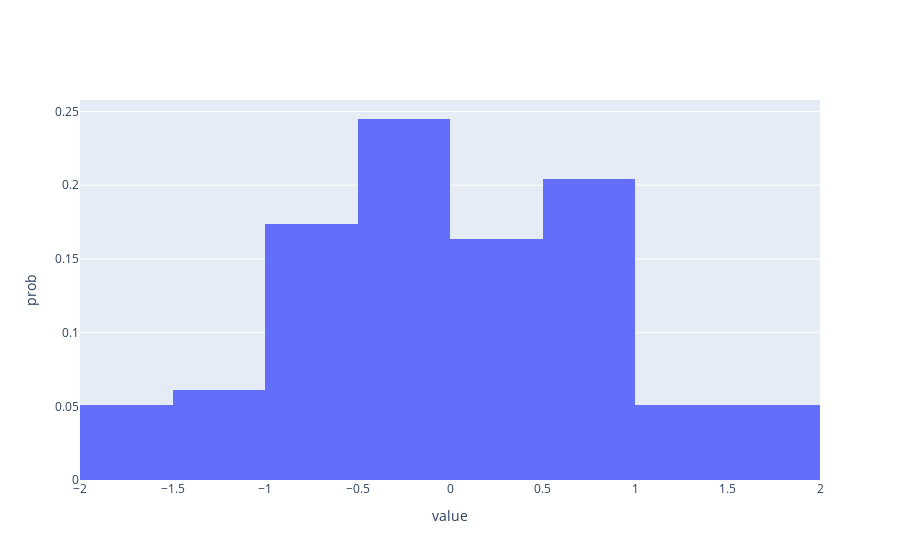

Source (notebook cell):
### Code cell
# 適当なデータで確認
nbins = 10
values = np.random.randn(100)
x_range = (-2, 2)

data_analyzer.make_prob_dist_histogram(values, x_range=x_range, bin_size=0.5)
